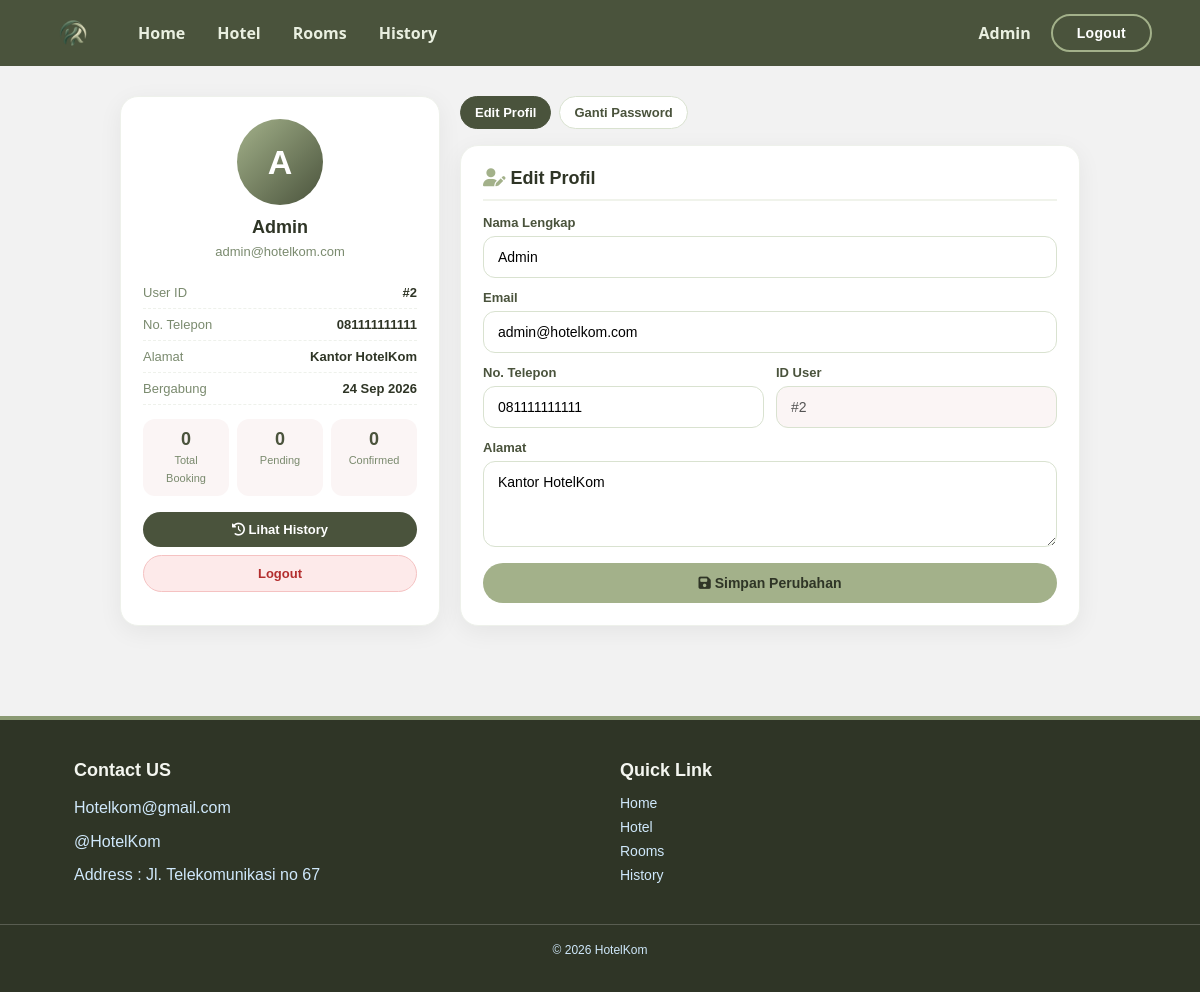
The app's page /profile.php (signed in) with its own data.
### tables this page shows
CREATE TABLE `users` (
  `id_user` int(11) NOT NULL,
  `nama` varchar(100) NOT NULL,
  `email` varchar(100) NOT NULL,
  `password` varchar(255) NOT NULL,
  `no_telepon` varchar(15) DEFAULT NULL,
  `alamat` text DEFAULT NULL,
  `created_at` timestamp NOT NULL DEFAULT current_timestamp(),
  `role` enum('user','admin') DEFAULT 'user'
);

### profile.php (the view, shortened to what this page needs)
<?php
require_once 'config/koneksi.php';
$id_user = (int)$_SESSION['id_user'];
$stmt = mysqli_prepare($koneksi, "SELECT id_user, nama, email, no_telepon, alamat, created_at FROM users WHERE id_user=?");
mysqli_stmt_bind_param($stmt, "i", $id_user);
mysqli_stmt_execute($stmt);
$user = mysqli_fetch_assoc(mysqli_stmt_get_result($stmt));
$stat = $koneksi->query("SELECT COUNT(*) AS total,
                                SUM(status_booking='Pending') AS pending,
                                SUM(status_booking='Confirmed') AS confirmed
                         FROM bookings WHERE id_user=$id_user")->fetch_assoc();
function e($s){ return htmlspecialchars((string)$s, ENT_QUOTES,'UTF-8'); }
include 'includes/header.php';
include 'includes/navbar.php';
?>
<div class="profile-wrap">
    <div class="profile-card">
        <div class="avatar"><?php echo e(strtoupper(mb_substr($user['nama'],0,1))); ?></div>
        <h2><?php echo e($user['nama']); ?></h2>
        <p class="email"><?php echo e($user['email']); ?></p>
        <div class="info-row"><span>User ID</span><span>#<?php echo (int)$user['id_user']; ?></span></div>
        <div class="info-row"><span>No. Telepon</span><span><?php echo $user['no_telepon'] ? e($user['no_telepon']) : '-'; ?></span></div>
        <div class="info-row"><span>Alamat</span><span><?php echo $user['alamat'] ? e(mb_strimwidth($user['alamat'],0,40,'...')) : '-'; ?></span></div>
        <div class="info-row"><span>Bergabung</span><span><?php echo date('d M Y', strtotime($user['created_at'])); ?></span></div>
        <div class="stats-mini">
            <div class="stat-mini"><strong><?php echo (int)($stat['total'] ?? 0); ?></strong><span>Total Booking</span></div>
            <div class="stat-mini"><strong><?php echo (int)($stat['pending'] ?? 0); ?></strong><span>Pending</span></div>
            <div class="stat-mini"><strong><?php echo (int)($stat['confirmed'] ?? 0); ?></strong><span>Confirmed</span></div>
        </div>
        <div style="margin-top:16px; display:grid; gap:8px;">
            <a href="my_bookings.php" style="text-align:center; padding:10px; background:#4A533C; color:#fff; border-radius:999px; text-decoration:none; font-weight:600; font-size:13px;"><i class="fa-solid fa-clock-rotate-left"></i> Lihat History</a>
            <a href="logout.php" onclick="return confirm('Yakin ingin logout?')" style="text-align:center; padding:10px; background:#fdeaea; color:#b32d2d; border:1px solid #f5c2c2; border-radius:999px; text-decoration:none; font-weight:600; font-size:13px;">Logout</a>
        </div>
    </div>
    <div>
        <div class="tabs">
            <button type="button" class="tab-btn active" onclick="switchTab('profil')">Edit Profil</button>
            <button type="button" class="tab-btn" onclick="switchTab('password')">Ganti Password</button>
        </div>
        <div id="tab-profil" class="tab-pane active">
            <div class="form-card">
                <h3><i class="fa-solid fa-user-pen" style="color:#A3B18A;"></i> Edit Profil</h3>
                <form method="POST">
                    <div class="form-group">
                        <label>Nama Lengkap</label>
                        <input type="text" name="nama" required value="<?php echo e($user['nama']); ?>">
                    </div>
                    <div class="form-group">
                        <label>Email</label>
                        <input type="email" name="email" required value="<?php echo e($user['email']); ?>">
                    </div>
                    <div style="display:grid;grid-template-columns:1fr 1fr;gap:12px;">
                        <div class="form-group">
                            <label>No. Telepon</label>
                            <input type="text" name="no_telepon" maxlength="15" value="<?php echo e($user['no_telepon']); ?>" placeholder="08xxxxxxxxxx">
                        </div>
                        <div class="form-group">
                            <label>ID User</label>
                            <input type="text" value="#<?php echo (int)$user['id_user']; ?>" disabled style="background:#fbf5f5;">
                        </div>
                    </div>
                    <div class="form-group">
                        <label>Alamat</label>
                        <textarea name="alamat" placeholder="Alamat lengkap"><?php echo e($user['alamat']); ?></textarea>
                    </div>
                    <button type="submit" class="btn btn-primary" style="width:100%;"><i class="fa-solid fa-save"></i> Simpan Perubahan</button>
                </form>
            </div>
        </div>
    </div>
</div>
<?php include 'includes/footer.php'; ?>

### assets/css/style.css (style rules this page uses)
:root { --first-color: hsl(82, 60%, 28%); --title-color: hsl(0, 0%, 15%); --text-color: hsl(0, 0%, 35%); --body-color: hsl(0, 0%, 95%); --container-color: hsl(0, 0%, 100%); --body-font: "Poppins", sans-serif; --h2-font-size: 1.25rem; --small-font-size: .813rem; }
body { margin: 0; }
p { font-size: 16px; line-height: 160%; }
.btn { text-decoration: none; background: #A3B18A ; color: #2F3526 ; padding: 12px 32px; border-radius: 8px; display: inline-block; font-weight: 500; transition: all 300ms ease; }
@media screen and (min-width: 1120px) { :root { --h2-font-size: 1.5rem; --small-font-size: .875rem; } }
* { box-sizing: border-box; padding: 0; margin: 0; }
body { font-family: var(--body-font); background-color: var(--body-color); color: var(--text-color); }
::placeholder { font-weight: 500; color: #888; }

### profile.php (style rules this page uses)
.profile-wrap { max-width:1000px; margin:30px auto; padding:0 20px 60px; display:grid; grid-template-columns:320px 1fr; gap:20px; }
.profile-card, .form-card { background:#fff; border-radius:18px; padding:22px; box-shadow:0 6px 24px rgba(0,0,0,.06); border:1px solid #eef1eb; }
.avatar { width:86px; height:86px; border-radius:50%; background:linear-gradient(135deg,#A3B18A,#4A533C); color:#fff; display:grid; place-items:center; font-size:34px; font-weight:800; margin:0 auto 12px; }
.profile-card h2 { text-align:center; font-size:18px; color:#2F3526; margin:0; }
.profile-card p.email { text-align:center; color:#7a8a6e; font-size:13px; margin:4px 0 14px; }
.info-row { display:flex; justify-content:space-between; padding:8px 0; border-bottom:1px dashed #eef1eb; font-size:13px; }
.info-row span:first-child { color:#7a8a6e; }
.info-row span:last-child { color:#2F3526; font-weight:600; max-width:160px; text-align:right; word-break:break-word; }
.stats-mini { display:grid; grid-template-columns:repeat(3,1fr); gap:8px; margin-top:14px; }
.stat-mini { background:#fbf5f5; border-radius:12px; padding:10px; text-align:center; }
.stat-mini strong { display:block; color:#4A533C; font-size:18px; }
.stat-mini span { font-size:11px; color:#7a8a6e; }
.form-card h3 { margin:0 0 14px; color:#2F3526; font-size:18px; border-bottom:2px solid #f0f3eb; padding-bottom:10px; }
.form-group { margin-bottom:12px; }
.form-group label { display:block; font-weight:600; color:#4A533C; font-size:13px; margin-bottom:6px; }
.form-group input, .form-group textarea { width:100%; box-sizing:border-box; padding:12px 14px; border:1px solid #d9e2d0; border-radius:12px; font:inherit; font-size:14px; outline:none; }
.form-group textarea { min-height:86px; resize:vertical; }
.btn { padding:12px 18px; border-radius:999px; font-weight:700; font-size:14px; border:none; cursor:pointer; transition:all .2s; }
.btn-primary { background:#A3B18A; color:#2F3526; }
.tabs { display:flex; gap:8px; margin-bottom:16px; }
.tab-btn { padding:8px 14px; border-radius:999px; font-size:13px; font-weight:600; border:1px solid #d9e2d0; background:#fff; color:#4A533C; cursor:pointer; }
.tab-btn.active { background:#4A533C; color:#fff; border-color:#4A533C; }
.tab-pane { display:none; }
.tab-pane.active { display:block; }

### records on screen
users: nama "A", nama "Admin", email "admin@hotelkom.com", id_user "2", no_telepon "081111111111", alamat "Kantor HotelKom", created_at "24 Sep 2026", id_user "#2"

### other values on screen
$_SESSION['nama'] "Admin"
$stat['total'] "0"
$stat['pending'] "0"
$stat['confirmed'] "0"
